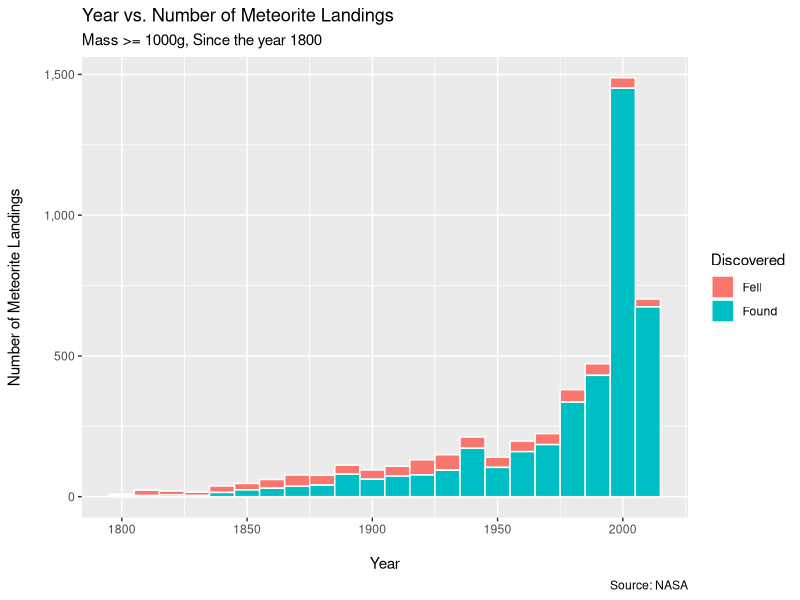
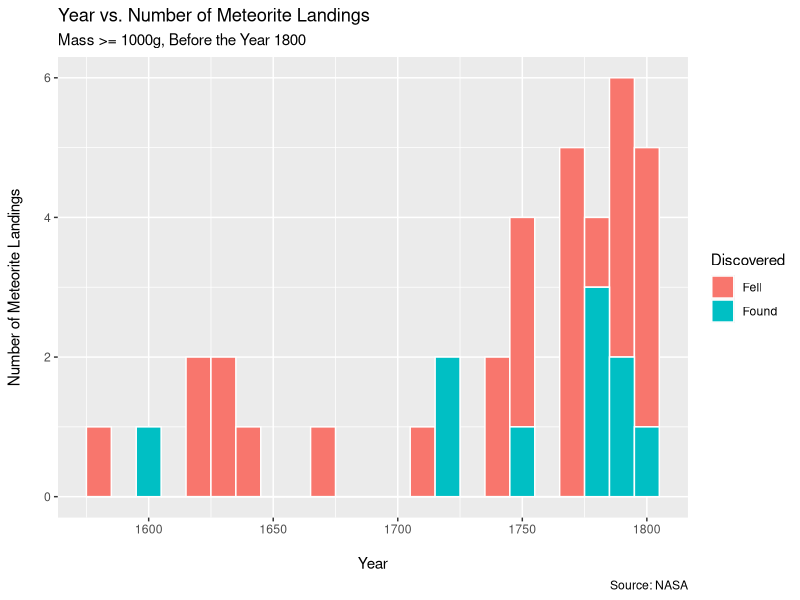

Recreate these plots in R, in order.
## ---- chunk 1
library(tidyverse)
## ---- chunk 2
meteorite_landings <- read_csv("clean_data/meteorite_landings.csv")

head(meteorite_landings)
dim(meteorite_landings)
glimpse(meteorite_landings)

# meteorite_landings %>%
# distinct(name)
## ---- chunk 3
# 3.6. Writing function/program to create visualisations (Week 5)
meteorite_landings %>%
  filter(year >= 1800) %>% 
  ggplot(aes(year, fill = fall)) +
  geom_histogram(binwidth = 10, col = "white") +
  scale_y_continuous (labels = scales::label_comma())+
  labs(
    title = "Year vs. Number of Meteorite Landings",
    subtitle = "Mass >= 1000g, Since the year 1800",
    caption = "Source: NASA",
    x = "\nYear",
    y = "Number of Meteorite Landings\n",
    fill = "Discovered"
  ) 
## ---- chunk 4
# 3.6. Writing function/program to create visualisations (Week 5)
meteorite_landings %>%
  filter(year < 1800) %>% 
  ggplot(aes(year, fill = fall)) +
  geom_histogram(binwidth = 10, col = "white") +
  scale_y_continuous (labels = scales::label_comma())+
  labs(
    title = "Year vs. Number of Meteorite Landings",
    subtitle = "Mass >= 1000g, Before the Year 1800",
    caption = "Source: NASA",
    x = "\nYear",
    y = "Number of Meteorite Landings\n",
    fill = "Discovered"
  ) 
